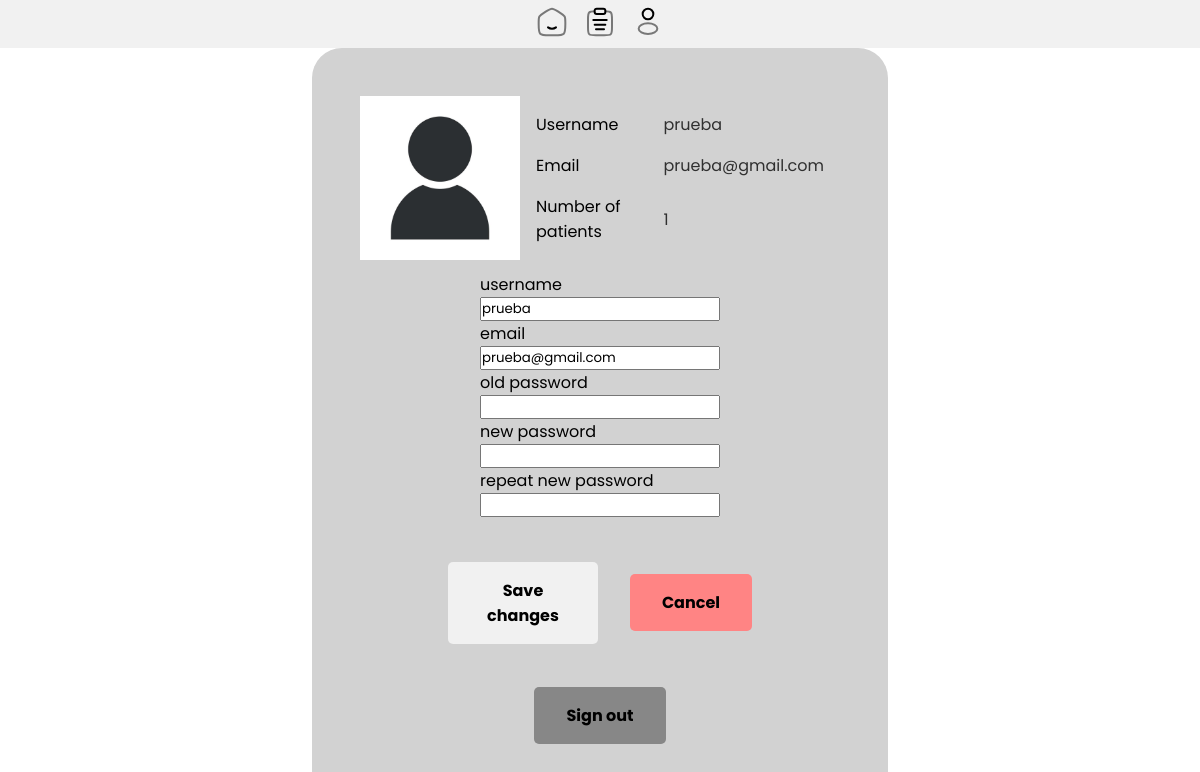
Page /profile/ (signed in) on the earlier database version.
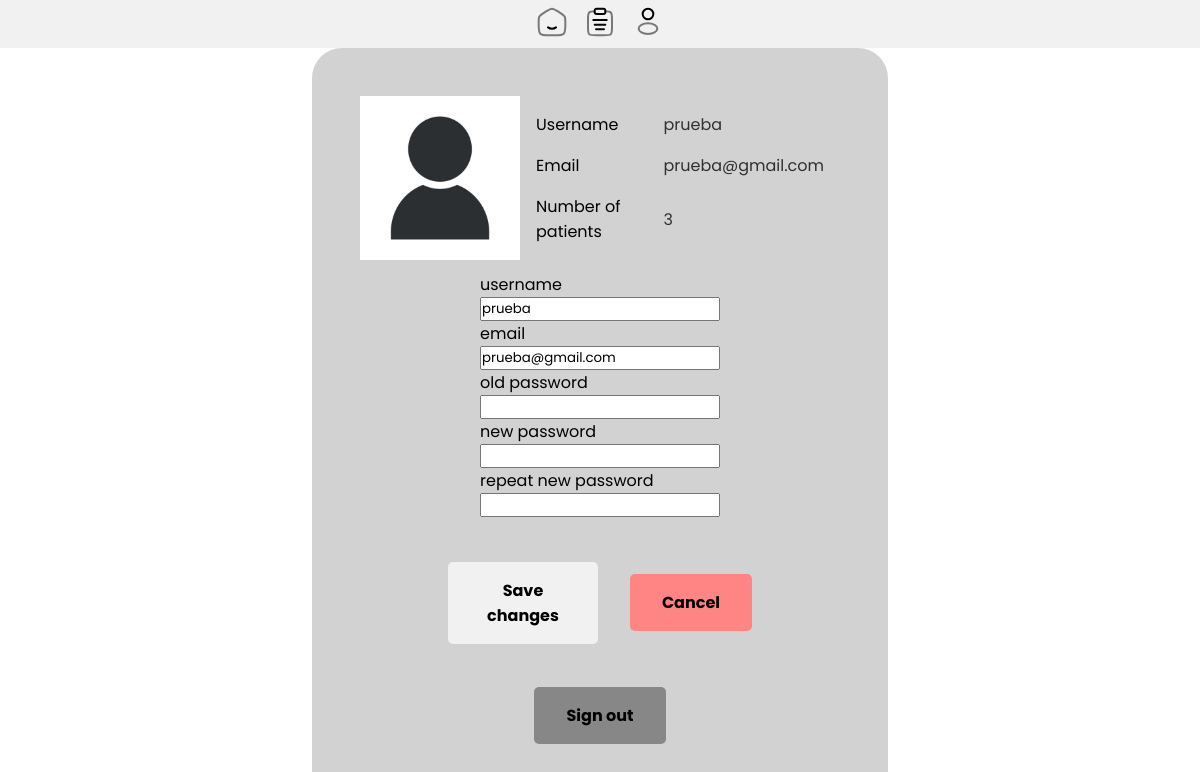
Same page on the later database version.
### ServerApp/models.py (models this page shows, shortened)
class CustomUser(AbstractBaseUser, PermissionsMixin):
    email = models.EmailField(unique=True)
    username = models.CharField(max_length=150)
    is_active = models.BooleanField(default=True)
    is_staff = models.BooleanField(default=False)
    patients = models.ManyToManyField(to=Patient)
    objects = CustomUserManager()
    USERNAME_FIELD = 'email'
    REQUIRED_FIELDS = ['username']

### ServerApp/views.py (the view, shortened to what this page needs)
# urls.py: path('profile/', profile, name="profile"),
@login_required
def profile(request):
    user = request.user
    return render(request, "profile.html", {"user": user})

### ServerApp/templates/profile.html (shortened to what this page needs)
{% extends 'base.html' %}
{% load static %}
{% block additionalLinks %}
    <link rel="stylesheet" href="{% static 'css/profile.css' %}">
{% endblock %}
{% block content %}
    <div class="profile-wrapper">
        <div class="general-info">
            <img src="{% static 'images/icons/user.jpg' %}" alt="user image">
            <div class="info">
                <table>
                    <tr>
                        <td>Username</td>
                        <td class="value">{{user.username}}</td>
                    </tr>
                    <tr>
                        <td>Email</td>
                        <td class="value">{{user.email}}</td>
                    </tr>
                    <tr>
                        <td>Number of patients</td>
                        <td class="value">{{user.patients.count}}</td>
                    </tr>
                </table>
            </div>
        </div>
        <form method="post">
            <div class="custom-configuration">
                <label for="username">username</label>
                <input type="text" id="username" name="username" value="{{user.username}}">
                <label for="email">email</label>
                <input type="text" id="email" name="email" value="{{user.email}}">
                <label for="password">old password</label>
                <input type="password" id="old-password" name="old-password">
                <label for="password">new password</label>
                <input type="password" id="password" name="password">
                <label for="password">repeat new password</label>
                <input type="password" id="password-validation" name="password-validation">
            </div>
            <div class="buttons">
                <button type="submit" class="access-button">Save changes</button>
                <a href="./" class="access-button cancel">Cancel</a>
            </div>
            <a href="{% url 'logout' %}" class="access-button signout">Sign out</a>
        </form>
    </div>
{% endblock %}

Differences in the rows shown:
changed CustomUser "prueba": patients.count "1" → "3"
